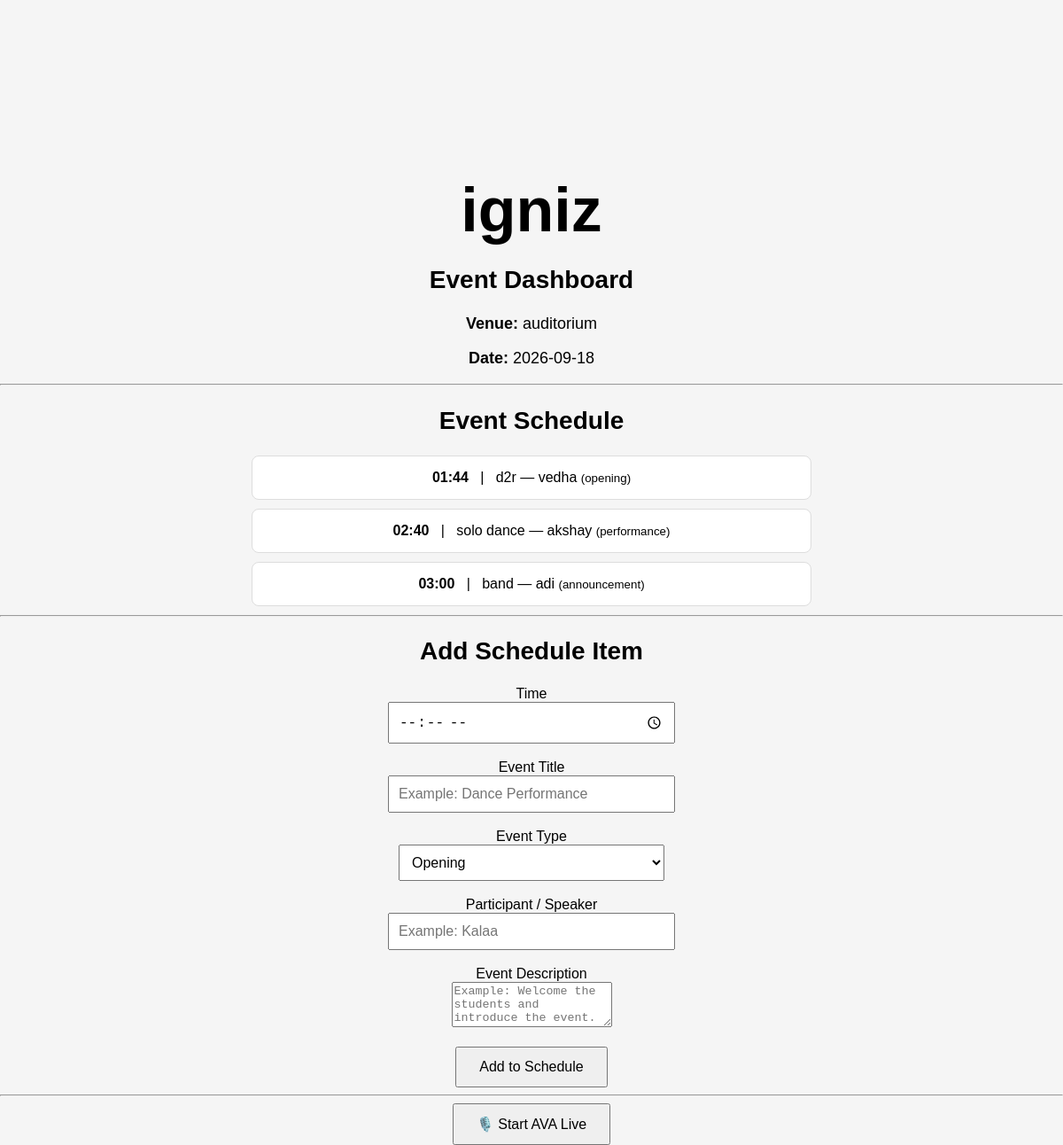
Screenshot of /event/2 with the database file from the repository.
### tables this page shows
CREATE TABLE events (
            id INTEGER PRIMARY KEY AUTOINCREMENT,
            name TEXT NOT NULL,
            venue TEXT,
            event_date TEXT
        , description TEXT);

CREATE TABLE schedule (
            id INTEGER PRIMARY KEY AUTOINCREMENT,
            event_id INTEGER NOT NULL,
            event_time TEXT NOT NULL,
            title TEXT NOT NULL,
            event_type TEXT,
            participant TEXT, description TEXT,
            FOREIGN KEY (event_id) REFERENCES events(id)
        );

### app.py (the view)
@app.route("/event/<int:event_id>")
def event(event_id):
    connection = get_connection()
    event_data = connection.execute(
        "SELECT * FROM events WHERE id = ?",
        (event_id,)
    ).fetchone()
    schedule = connection.execute(
        """
        SELECT * FROM schedule
        WHERE event_id = ?
        ORDER BY event_time
        """,
        (event_id,)
    ).fetchall()
    connection.close()
    return render_template(
        "event.html",
        event=event_data,
        schedule=schedule
    )

### database/db.py (called while the page is built)
def get_connection():
    connection = sqlite3.connect(DATABASE)
    connection.row_factory = sqlite3.Row
    return connection

### templates/event.html (shortened to what this page needs)
<!DOCTYPE html>
<html lang="en">
<head>
    <link rel="stylesheet"
          href="{{ url_for('static', filename='css/style.css') }}">
</head>
<body>
<div class="container">
    <h1>{{ event['name'] }}</h1>
    <h2>Event Dashboard</h2>
    <p>
        <strong>Venue:</strong>
        {{ event['venue'] }}
    </p>
    <p>
        <strong>Date:</strong>
        {{ event['event_date'] }}
    </p>
    <hr>
    <h2>Event Schedule</h2>
    {% if schedule %}
        {% for item in schedule %}
            <div class="schedule-item">
                <strong>{{ item['event_time'] }}</strong>
                &nbsp; | &nbsp;
                {{ item['title'] }}
                {% if item['participant'] %}
                    — {{ item['participant'] }}
                {% endif %}
                <small>
                    ({{ item['event_type'] }})
                </small>
            </div>
        {% endfor %}
    {% else %}
        <p>No schedule items added yet.</p>
    {% endif %}
    <hr>
    <h2>Add Schedule Item</h2>
    <form
        method="POST"
        action="{{ url_for('add_schedule', event_id=event['id']) }}"
    >
        <div>
            <label>Time</label>
            <br>
            <input
                type="time"
                name="event_time"
                required
            >
        </div>
        <br>
        <div>
            <label>Event Title</label>
            <br>
            <input
                type="text"
                name="title"
                placeholder="Example: Dance Performance"
                required
            >
        </div>
        <br>
        <div>
            <label>Event Type</label>
            <br>
            <select name="event_type">
                <option value="opening">
                    Opening
                </option>
            </select>
        </div>
        <br>
        <div>
            <label>Participant / Speaker</label>
            <br>
            <input
                type="text"
                name="participant"
                placeholder="Example: Kalaa"
            >
        </div>
        <br>
        <div>
            <label>Event Description</label>
            <br>
            <textarea
                name="description"
                rows="3"
                placeholder="Example: Welcome the students and introduce the event."
            ></textarea>
        </div>
        <br>
        <button type="submit">
            Add to Schedule
        </button>
    </form>
<hr>
<a href="{{ url_for('live_event', event_id=event['id']) }}">
    <button>
        🎙️ Start AVA Live
    </button>
</a>
</div>
</body>
</html>

### static/css/style.css (style rules this page uses)
body { margin: 0; font-family: Arial, sans-serif; background: #f5f5f5; }
.container { text-align: center; padding-top: 150px; }
h1 { font-size: 70px; margin-bottom: 5px; }
h2 { font-size: 28px; }
p { font-size: 18px; }
button { padding: 12px 30px; font-size: 16px; cursor: pointer; }
.schedule-item { background: white; padding: 15px; margin: 10px auto; max-width: 600px; border-radius: 8px; border: 1px solid #ddd; }
input, select { padding: 10px; width: 300px; max-width: 90%; font-size: 16px; }
button { padding: 12px 25px; font-size: 16px; cursor: pointer; }

### rows the page displays
events: name "igniz", venue "auditorium", event_date "2026-09-18"
schedule: event_time "01:44", title "d2r", participant "vedha", event_type "opening"
schedule: event_time "02:40", title "solo dance", participant "akshay", event_type "performance"
schedule: event_time "03:00", title "band", participant "adi", event_type "announcement"
